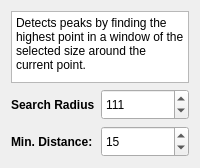
          <widget class="QWidget" name="page_peak_local_max">
           <layout class="QFormLayout" name="formLayout_5">
            <item row="1" column="0">
             <widget class="QLabel" name="label_22">
              <property name="minimumSize">
               <size>
                <width>0</width>
                <height>31</height>
               </size>
              </property>
              <property name="font">
               <font>
                <bold>true</bold>
               </font>
              </property>
              <property name="text">
               <string>Search Radius</string>
              </property>
             </widget>
            </item>
            <item row="1" column="1">
             <widget class="QSpinBox" name="peak_local_max_radius">
              <property name="minimumSize">
               <size>
                <width>0</width>
                <height>31</height>
               </size>
              </property>
              <property name="accelerated">
               <bool>true</bool>
              </property>
              <property name="minimum">
               <number>5</number>
              </property>
              <property name="maximum">
               <number>9999</number>
              </property>
              <property name="stepType">
               <enum>QAbstractSpinBox::StepType::AdaptiveDecimalStepType</enum>
              </property>
              <property name="value">
               <number>111</number>
              </property>
             </widget>
            </item>
            <item row="0" column="0" colspan="2">
             <widget class="QTextBrowser" name="peak_local_max_info">
              <property name="sizePolicy">
               <sizepolicy hsizetype="Expanding" vsizetype="Preferred">
                <horstretch>0</horstretch>
                <verstretch>0</verstretch>
               </sizepolicy>
              </property>
              <property name="verticalScrollBarPolicy">
               <enum>Qt::ScrollBarPolicy::ScrollBarAsNeeded</enum>
              </property>
              <property name="sizeAdjustPolicy">
               <enum>QAbstractScrollArea::SizeAdjustPolicy::AdjustToContents</enum>
              </property>
              <property name="html">
               <string>&lt;!DOCTYPE HTML PUBLIC &quot;-//W3C//DTD HTML 4.0//EN&quot; &quot;http://www.w3.org/TR/REC-html40/strict.dtd&quot;&gt;
&lt;html&gt;&lt;head&gt;&lt;meta name=&quot;qrichtext&quot; content=&quot;1&quot; /&gt;&lt;meta charset=&quot;utf-8&quot; /&gt;&lt;style type=&quot;text/css&quot;&gt;
p, li { white-space: pre-wrap; }
hr { height: 1px; border-width: 0; }
li.unchecked::marker { content: &quot;\2610&quot;; }
li.checked::marker { content: &quot;\2612&quot;; }
&lt;/style&gt;&lt;/head&gt;&lt;body style=&quot; font-family:'Segoe UI'; font-size:9pt; font-weight:400; font-style:normal;&quot;&gt;
&lt;p style=&quot; margin-top:0px; margin-bottom:0px; margin-left:0px; margin-right:0px; -qt-block-indent:0; text-indent:0px;&quot;&gt;Detects peaks by finding the highest point in a window of the selected size around the current point.&lt;/p&gt;&lt;/body&gt;&lt;/html&gt;</string>
              </property>
             </widget>
            </item>
            <item row="2" column="0">
             <widget class="QLabel" name="minDistanceLabel">
              <property name="minimumSize">
               <size>
                <width>0</width>
                <height>31</height>
               </size>
              </property>
              <property name="font">
               <font>
                <bold>true</bold>
               </font>
              </property>
              <property name="toolTip">
               <string>Minimum allowed distance between two consecutive peaks</string>
              </property>
              <property name="whatsThis">
               <string>After a peak is detected, how many values to skip ahead before starting to search for the next peak</string>
              </property>
              <property name="text">
               <string>Min. Distance:</string>
              </property>
             </widget>
            </item>
            <item row="2" column="1">
             <widget class="QSpinBox" name="peak_local_max_min_dist">
              <property name="minimumSize">
               <size>
                <width>0</width>
                <height>31</height>
               </size>
              </property>
              <property name="minimum">
               <number>0</number>
              </property>
              <property name="maximum">
               <number>1000000</number>
              </property>
              <property name="value">
               <number>15</number>
              </property>
             </widget>
            </item>
           </layout>
          </widget>
